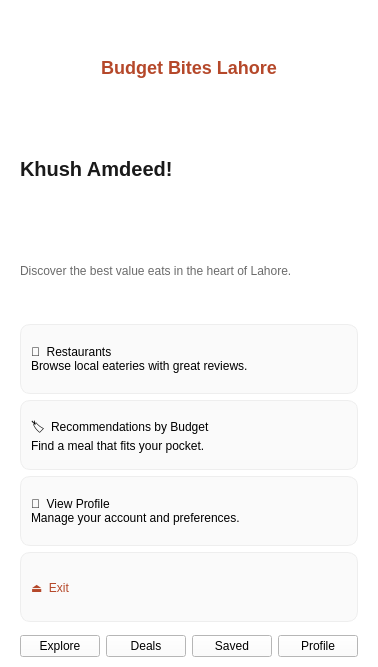
<?xml version="1.0" encoding="UTF-8"?>
<ui version="4.0">
 <class>MainMenuScreen</class>
 <widget class="QWidget" name="MainMenuScreen">
  <property name="geometry">
   <rect>
    <x>0</x>
    <y>0</y>
    <width>375</width>
    <height>667</height>
   </rect>
  </property>
  <property name="windowTitle">
   <string>Budget Bites Lahore - Main Menu</string>
  </property>
  <property name="styleSheet">
   <string notr="true">background-color: #FFFFFF;</string>
  </property>
  <layout class="QVBoxLayout" name="verticalLayout_menuMain">
   <property name="leftMargin"><number>20</number></property>
   <property name="topMargin"><number>20</number></property>
   <property name="rightMargin"><number>20</number></property>
   <property name="bottomMargin"><number>10</number></property>
   <item>
    <widget class="QLabel" name="label_menuAppTitle">
     <property name="text">
      <string>Budget Bites Lahore</string>
     </property>
     <property name="alignment">
      <set>Qt::AlignCenter</set>
     </property>
     <property name="styleSheet">
      <string notr="true">color: #B5482A; font-size: 18px; font-weight: bold;</string>
     </property>
    </widget>
   </item>
   <item>
    <widget class="QLabel" name="label_welcomeHeading">
     <property name="text">
      <string>Khush Amdeed!</string>
     </property>
     <property name="styleSheet">
      <string notr="true">font-size: 20px; font-weight: bold; color: #1A1A1A;</string>
     </property>
    </widget>
   </item>
   <item>
    <widget class="QLabel" name="label_welcomeSubtitle">
     <property name="text">
      <string>Discover the best value eats in the heart of Lahore.</string>
     </property>
     <property name="wordWrap">
      <bool>true</bool>
     </property>
     <property name="styleSheet">
      <string notr="true">color: #6B6B6B; font-size: 12px;</string>
     </property>
    </widget>
   </item>
   <item>
    <widget class="QPushButton" name="pushButton_navRestaurants">
     <property name="minimumSize">
      <size><width>0</width><height>70</height></size>
     </property>
     <property name="text">
      <string>🍴  Restaurants
Browse local eateries with great reviews.</string>
     </property>
     <property name="styleSheet">
      <string notr="true">text-align: left; padding: 10px; border: 1px solid #EEEEEE; border-radius: 10px; background-color: #FAFAFA;</string>
     </property>
    </widget>
   </item>
   <item>
    <widget class="QPushButton" name="pushButton_navBudget">
     <property name="minimumSize">
      <size><width>0</width><height>70</height></size>
     </property>
     <property name="text">
      <string>🏷  Recommendations by Budget
Find a meal that fits your pocket.</string>
     </property>
     <property name="styleSheet">
      <string notr="true">text-align: left; padding: 10px; border: 1px solid #EEEEEE; border-radius: 10px; background-color: #FAFAFA;</string>
     </property>
    </widget>
   </item>
   <item>
    <widget class="QPushButton" name="pushButton_navProfile">
     <property name="minimumSize">
      <size><width>0</width><height>70</height></size>
     </property>
     <property name="text">
      <string>👤  View Profile
Manage your account and preferences.</string>
     </property>
     <property name="styleSheet">
      <string notr="true">text-align: left; padding: 10px; border: 1px solid #EEEEEE; border-radius: 10px; background-color: #FAFAFA;</string>
     </property>
    </widget>
   </item>
   <item>
    <widget class="QPushButton" name="pushButton_navExit">
     <property name="minimumSize">
      <size><width>0</width><height>70</height></size>
     </property>
     <property name="text">
      <string>⏏  Exit</string>
     </property>
     <property name="styleSheet">
      <string notr="true">text-align: left; padding: 10px; border: 1px solid #EEEEEE; border-radius: 10px; background-color: #FAFAFA; color: #B5482A;</string>
     </property>
    </widget>
   </item>
   <item>
    <spacer name="verticalSpacer_menu">
     <property name="orientation">
      <enum>Qt::Vertical</enum>
     </property>
    </spacer>
   </item>
   <item>
    <layout class="QHBoxLayout" name="horizontalLayout_bottomNav">
     <item>
      <widget class="QPushButton" name="pushButton_tabExplore">
       <property name="text">
        <string>Explore</string>
       </property>
      </widget>
     </item>
     <item>
      <widget class="QPushButton" name="pushButton_tabDeals">
       <property name="text">
        <string>Deals</string>
       </property>
      </widget>
     </item>
     <item>
      <widget class="QPushButton" name="pushButton_tabSaved">
       <property name="text">
        <string>Saved</string>
       </property>
      </widget>
     </item>
     <item>
      <widget class="QPushButton" name="pushButton_tabProfile">
       <property name="text">
        <string>Profile</string>
       </property>
      </widget>
     </item>
    </layout>
   </item>
  </layout>
 </widget>
 <resources/>
 <connections/>
</ui>
